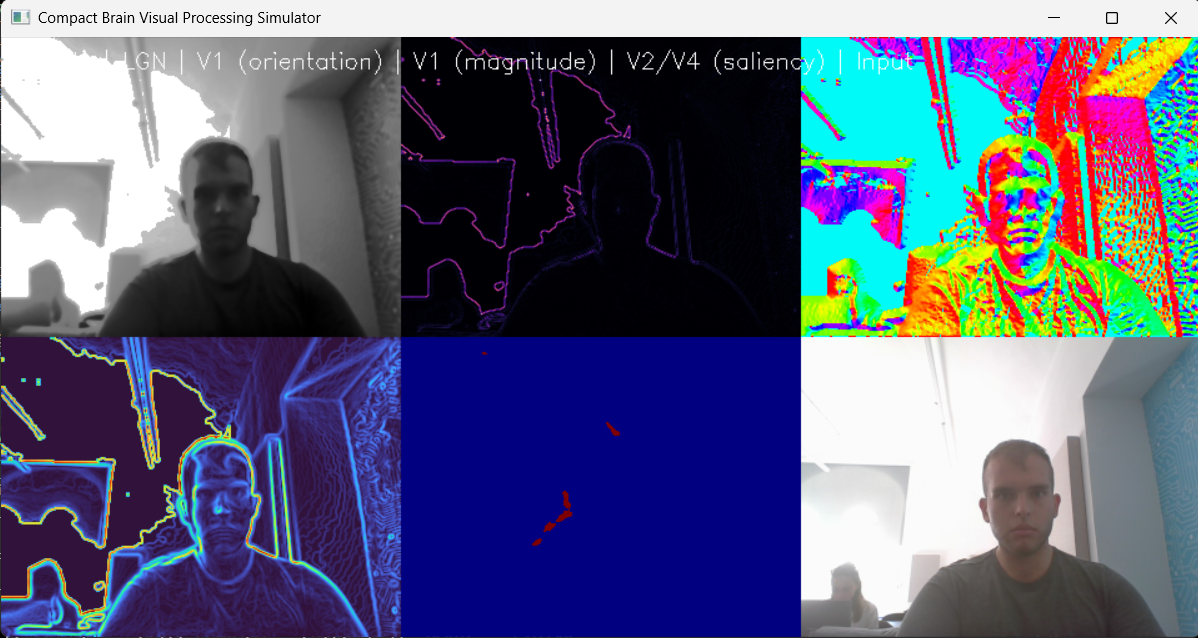
#> input picture my code samples/Snimka zaslona 2025-10-13 140016.png, 1198 x 638 px, given in place of the camera
$ python test.py
#> lines starting #> are read from the running program, lines starting #| are printed output that depends on the picture; after the words box and inside, x2 and y2 are one past the last pixel; in counts of white or black regions, pixels touching at a corner belong together
'''
1. **Original window**

   * Prikazuje normalni frame iz kamere ili videa.
   * Nema nijednu obradu, samo “što kamera vidi”.
   * Koristi se kao referenca za event i flow vizualizacije.

2. **Crni background s šarenim flekama (optical flow)**

   * Računa pomak svakog pixela između frameova (dx, dy).
   * Boja = smjer pokreta, svjetlina = brzina (magnitude).
   * Vizualizira **kako se objekti kreću** i **smjer** pokreta.

3. **Plava pozadina s crvenim linijama (event map / thresholded difference)**

   * Prikazuje pixele koji su se promijenili više od thresholda.
   * Crvene linije = mjesta gdje se dogodio pokret (event).
   * Simulira **event-based kameru** i detektira “hot spots” aktivnosti.
'''

import cv2
import numpy as np
import time
import csv

# PARAMETERS
THRESHOLD = 25
DISPLAY_SCALE = 1
LOG_EVENTS = True
VIDEO_SOURCE = 0  # 0 = laptop camera, ili putanja videa

# Initialize capture
cap = cv2.VideoCapture(VIDEO_SOURCE)
ret, prev_frame = cap.read()
#> prev_frame is the input picture: shape (638, 1198, 3); mean B, G, R 122.5, 95.4, 90.5
prev_gray = cv2.cvtColor(prev_frame, cv2.COLOR_BGR2GRAY)
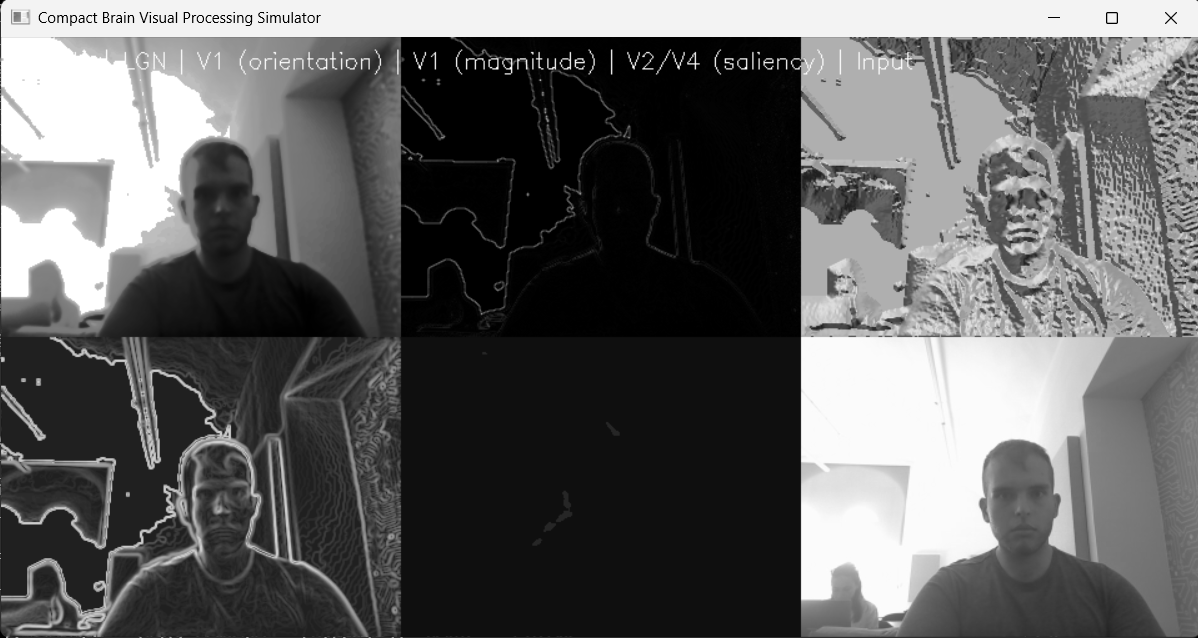
#> prev_gray: shape (638, 1198); min 0, max 255, mean 97.1

# Optical flow parameters
flow_params = dict(pyr_scale=0.5, levels=3, winsize=15,
                   iterations=3, poly_n=5, poly_sigma=1.2, flags=0)

# Event log
if LOG_EVENTS:
    csv_file = open('event_log.csv', mode='w', newline='')
    csv_writer = csv.writer(csv_file)
    csv_writer.writerow(['timestamp', 'x', 'y', 'polarity'])

while True:
    ret, frame = cap.read()
    if not ret:
        break

    gray = cv2.cvtColor(frame, cv2.COLOR_BGR2GRAY)

    # Event generation
    diff = cv2.absdiff(gray, prev_gray)
#> diff: shape (638, 1198); every value is 0
    events = np.zeros_like(diff)
    events[diff > THRESHOLD] = 255

    # Polarity (brighten/darken)
    polarity = np.sign(gray.astype(np.int16) - prev_gray.astype(np.int16))
#> polarity: shape (638, 1198) int16; every value is 0

    timestamp = time.time()
    if LOG_EVENTS:
        ys, xs = np.where(events>0)
        for x, y in zip(xs, ys):
            csv_writer.writerow([timestamp, x, y, polarity[y,x]])

    # Optical flow
    flow = cv2.calcOpticalFlowFarneback(prev_gray, gray, None, **flow_params)
    mag, ang = cv2.cartToPolar(flow[...,0], flow[...,1])
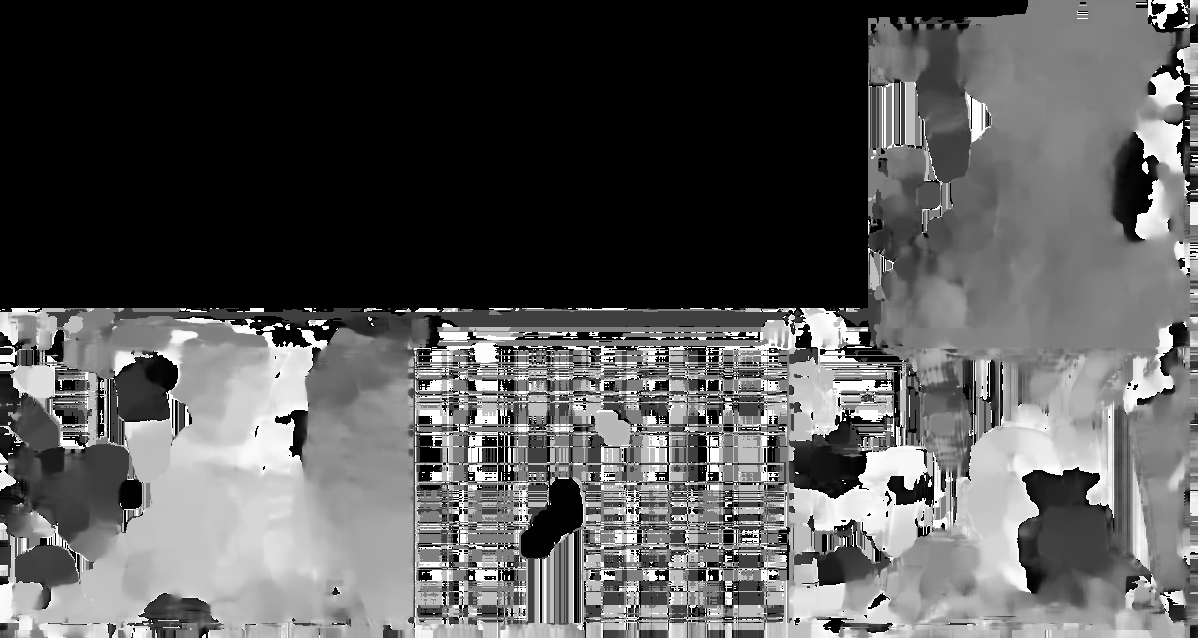
#> ang: shape (638, 1198) float32; min 0, max 6.28, mean 2.14; drawn with min black and max white

    # Overlay flow vectors
    hsv = np.zeros_like(frame)
    hsv[...,1] = 255
    hsv[...,0] = ang * 180 / np.pi / 2
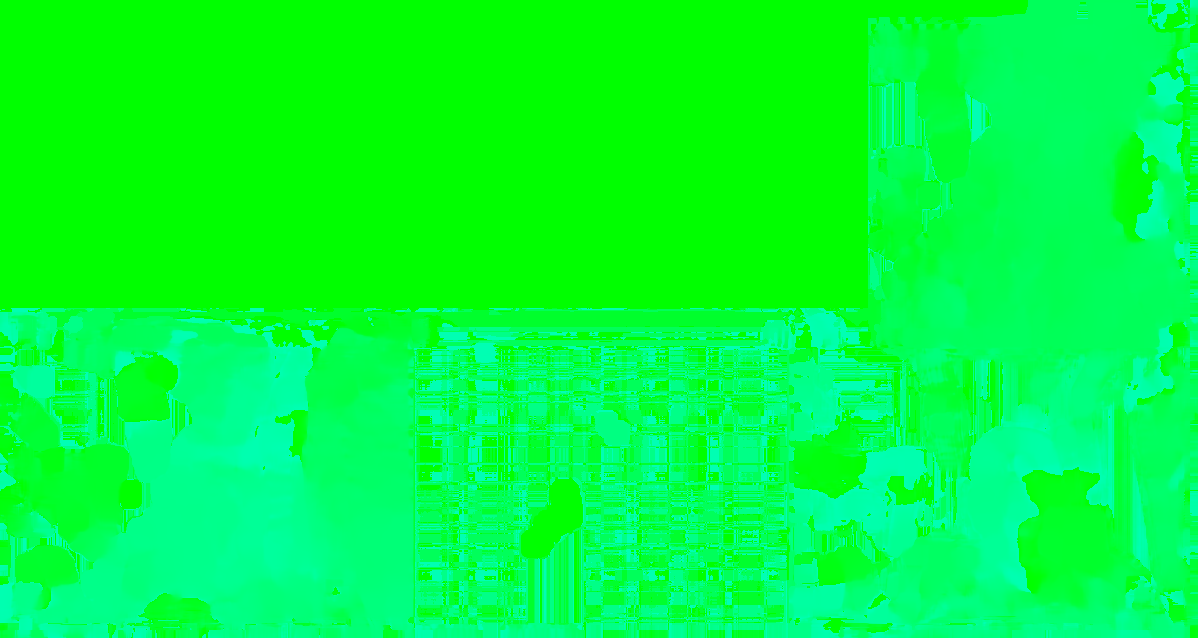
#> hsv: shape (638, 1198, 3); mean of channels 0, 1, 2 61, 255, 0; drawn as B, G, R
    hsv[...,2] = cv2.normalize(mag,None,0,255,cv2.NORM_MINMAX)
#> hsv: shape (638, 1198, 3); 0.88% of pixels changed, all inside (x1, y1, x2, y2) = (0, 0, 1198, 638)
    flow_rgb = cv2.cvtColor(hsv, cv2.COLOR_HSV2BGR)

    # Event density heatmap
    heatmap = cv2.applyColorMap(events, cv2.COLORMAP_JET)

    # Combine original frame, flow, heatmap
    combined = np.hstack((frame, flow_rgb, heatmap))
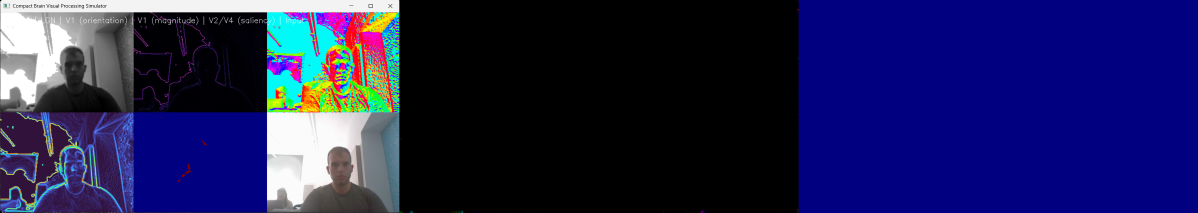
#> combined: shape (638, 3594, 3) (shown at 1/3 size); mean B, G, R 83.5, 31.8, 30.2
    combined = cv2.resize(combined, (combined.shape[1]*DISPLAY_SCALE, combined.shape[0]*DISPLAY_SCALE))

    # Count events
    num_events = np.sum(events>0)
    cv2.putText(combined, f'Events: {num_events}', (50,50), cv2.FONT_HERSHEY_SIMPLEX, 1, (0,0,255), 2)
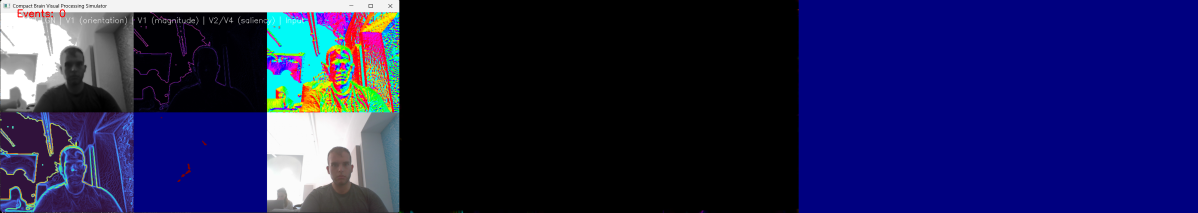
#> combined: shape (638, 3594, 3) (shown at 1/3 size); 0.04% of pixels changed, all inside (x1, y1, x2, y2) = (53, 28, 196, 52)

    cv2.imshow("Event-based Drone Simulator", combined)

    prev_gray = gray.copy()

    if cv2.waitKey(1) & 0xFF == ord('q'):
#> (key q is pressed here)
        break

cap.release()
cv2.destroyAllWindows()
if LOG_EVENTS:
    csv_file.close()
